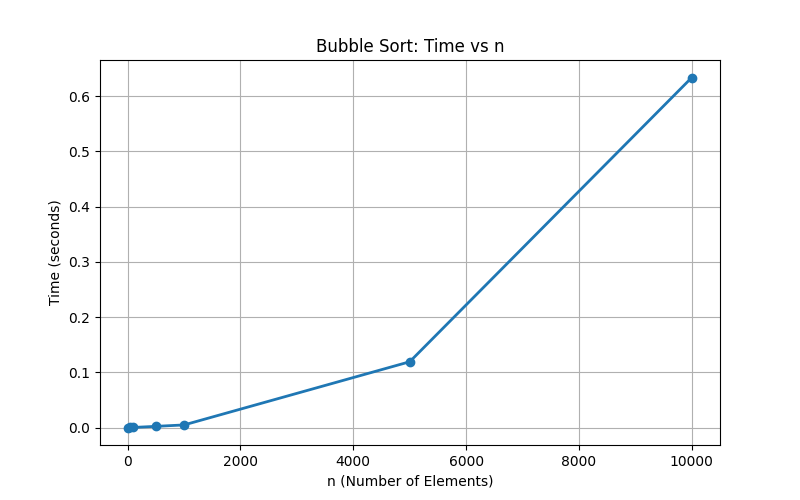

Source code (Python):
import matplotlib.pyplot as plt

# Data from the screenshot
n_values = [10, 50, 100, 500, 1000, 5000, 10000]
time_values = [0.000000, 0.000020, 0.000100, 0.002080, 0.004640, 0.119040, 0.633710]

# Plotting
plt.figure(figsize=(8, 5))
plt.plot(n_values, time_values, marker='o', linestyle='-', linewidth=2, markersize=6)
plt.title("Bubble Sort: Time vs n")
plt.xlabel("n (Number of Elements)")
plt.ylabel("Time (seconds)")
plt.grid(True)
plt.show()
